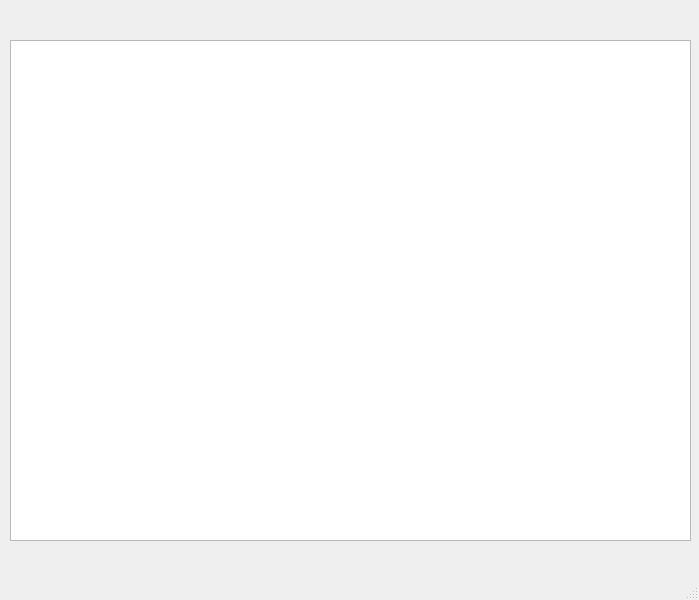
<?xml version="1.0" encoding="UTF-8"?>
<ui version="4.0">
 <class>MainWindow</class>
 <widget class="QMainWindow" name="MainWindow">
  <property name="geometry">
   <rect>
    <x>0</x>
    <y>0</y>
    <width>699</width>
    <height>600</height>
   </rect>
  </property>
  <property name="windowTitle">
   <string>MainWindow</string>
  </property>
  <widget class="QWidget" name="centralwidget">
   <widget class="QTableWidget" name="tableWidget">
    <property name="geometry">
     <rect>
      <x>10</x>
      <y>40</y>
      <width>681</width>
      <height>501</height>
     </rect>
    </property>
   </widget>
  </widget>
  <widget class="QMenuBar" name="menubar">
   <property name="geometry">
    <rect>
     <x>0</x>
     <y>0</y>
     <width>699</width>
     <height>21</height>
    </rect>
   </property>
  </widget>
  <widget class="QStatusBar" name="statusbar"/>
 </widget>
 <resources/>
 <connections/>
</ui>
